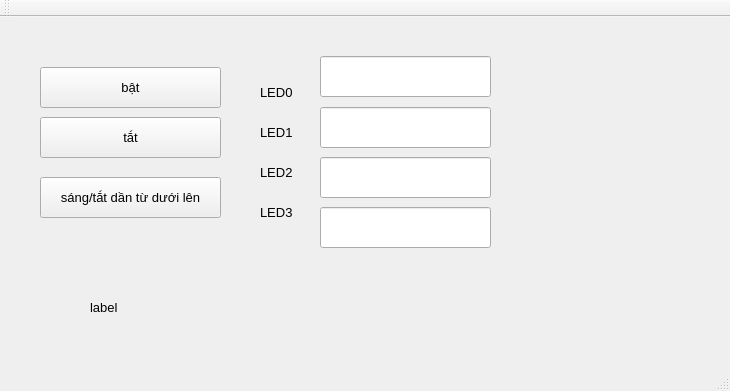
<?xml version="1.0" encoding="UTF-8"?>
<ui version="4.0">
 <class>MainWindow</class>
 <widget class="QMainWindow" name="MainWindow">
  <property name="geometry">
   <rect>
    <x>0</x>
    <y>0</y>
    <width>730</width>
    <height>391</height>
   </rect>
  </property>
  <property name="windowTitle">
   <string>MainWindow</string>
  </property>
  <widget class="QWidget" name="centralWidget">
   <widget class="QPushButton" name="pushButton">
    <property name="geometry">
     <rect>
      <x>40</x>
      <y>50</y>
      <width>181</width>
      <height>41</height>
     </rect>
    </property>
    <property name="font">
     <font>
      <pointsize>10</pointsize>
     </font>
    </property>
    <property name="text">
     <string>bật</string>
    </property>
   </widget>
   <widget class="QPushButton" name="pushButton_2">
    <property name="geometry">
     <rect>
      <x>40</x>
      <y>100</y>
      <width>181</width>
      <height>41</height>
     </rect>
    </property>
    <property name="font">
     <font>
      <pointsize>10</pointsize>
     </font>
    </property>
    <property name="text">
     <string>tắt</string>
    </property>
   </widget>
   <widget class="QPushButton" name="pushButton_3">
    <property name="geometry">
     <rect>
      <x>40</x>
      <y>160</y>
      <width>181</width>
      <height>41</height>
     </rect>
    </property>
    <property name="font">
     <font>
      <pointsize>10</pointsize>
     </font>
    </property>
    <property name="text">
     <string>sáng/tắt dần từ dưới lên</string>
    </property>
   </widget>
   <widget class="QLabel" name="label">
    <property name="geometry">
     <rect>
      <x>260</x>
      <y>60</y>
      <width>71</width>
      <height>31</height>
     </rect>
    </property>
    <property name="font">
     <font>
      <pointsize>10</pointsize>
     </font>
    </property>
    <property name="text">
     <string>LED0</string>
    </property>
   </widget>
   <widget class="QLabel" name="label_2">
    <property name="geometry">
     <rect>
      <x>260</x>
      <y>100</y>
      <width>71</width>
      <height>31</height>
     </rect>
    </property>
    <property name="font">
     <font>
      <pointsize>10</pointsize>
     </font>
    </property>
    <property name="text">
     <string>LED1</string>
    </property>
   </widget>
   <widget class="QLabel" name="label_3">
    <property name="geometry">
     <rect>
      <x>260</x>
      <y>140</y>
      <width>71</width>
      <height>31</height>
     </rect>
    </property>
    <property name="font">
     <font>
      <pointsize>10</pointsize>
     </font>
    </property>
    <property name="text">
     <string>LED2</string>
    </property>
   </widget>
   <widget class="QLabel" name="label_4">
    <property name="geometry">
     <rect>
      <x>260</x>
      <y>180</y>
      <width>71</width>
      <height>31</height>
     </rect>
    </property>
    <property name="font">
     <font>
      <pointsize>10</pointsize>
     </font>
    </property>
    <property name="text">
     <string>LED3</string>
    </property>
   </widget>
   <widget class="QLineEdit" name="lineEdit">
    <property name="geometry">
     <rect>
      <x>320</x>
      <y>39</y>
      <width>171</width>
      <height>41</height>
     </rect>
    </property>
   </widget>
   <widget class="QLineEdit" name="lineEdit_2">
    <property name="geometry">
     <rect>
      <x>320</x>
      <y>90</y>
      <width>171</width>
      <height>41</height>
     </rect>
    </property>
   </widget>
   <widget class="QLineEdit" name="lineEdit_3">
    <property name="geometry">
     <rect>
      <x>320</x>
      <y>140</y>
      <width>171</width>
      <height>41</height>
     </rect>
    </property>
   </widget>
   <widget class="QLineEdit" name="lineEdit_4">
    <property name="geometry">
     <rect>
      <x>320</x>
      <y>190</y>
      <width>171</width>
      <height>41</height>
     </rect>
    </property>
   </widget>
   <widget class="QLabel" name="label_5">
    <property name="geometry">
     <rect>
      <x>90</x>
      <y>260</y>
      <width>541</width>
      <height>61</height>
     </rect>
    </property>
    <property name="font">
     <font>
      <pointsize>10</pointsize>
     </font>
    </property>
    <property name="text">
     <string>label</string>
    </property>
   </widget>
  </widget>
  <widget class="QMenuBar" name="menuBar">
   <property name="geometry">
    <rect>
     <x>0</x>
     <y>0</y>
     <width>730</width>
     <height>21</height>
    </rect>
   </property>
  </widget>
  <widget class="QToolBar" name="mainToolBar">
   <attribute name="toolBarArea">
    <enum>TopToolBarArea</enum>
   </attribute>
   <attribute name="toolBarBreak">
    <bool>false</bool>
   </attribute>
  </widget>
  <widget class="QStatusBar" name="statusBar"/>
 </widget>
 <layoutdefault spacing="6" margin="11"/>
 <resources/>
 <connections/>
</ui>
